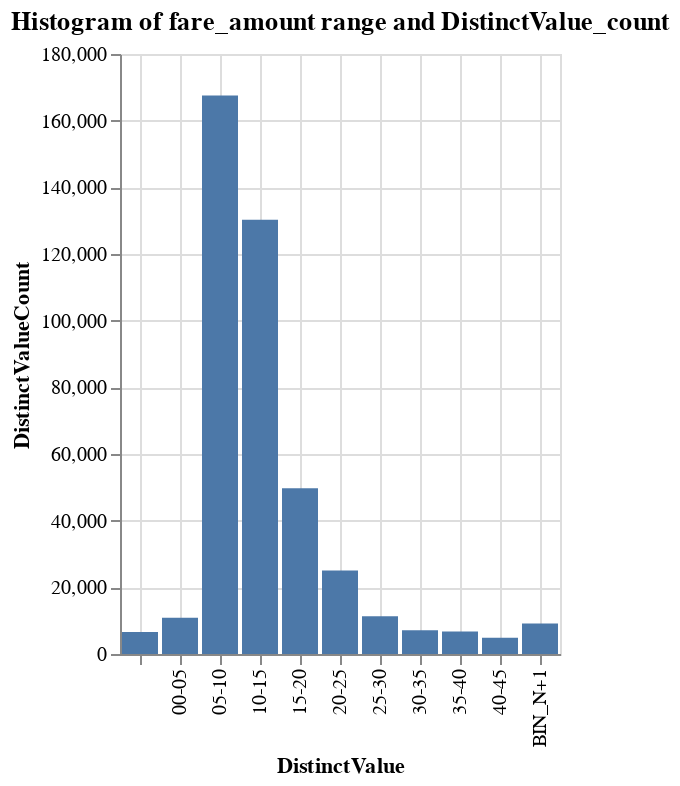

The notebook cell this image was saved under:
### Code cell
%chart x = DistinctValue, y = DistinctValueCount, title = "Histogram of fare_amount range and DistinctValue_count", width = 300

### Figure 1 — Vega-Lite specification as saved in the notebook (floating-point values rounded to 4 significant figures)
{"$schema": "https://vega.github.io/schema/vega-lite/v3.json", "data": {"format": {"type": "csv"}, "values": "\"ColumnName\",\"DistinctValue\",\"DistinctValueCount\"\n\"fare_amount\",\"\",\"6592\"\n\"fare_amount\",\"00-05\",\"10886\"\n\"fare_amount\",\"05-10\",\"167561\"\n\"fare_amount\",\"10-15\",\"130248\"\n\"fare_amount\",\"15-20\",\"49743\"\n\"fare_amount\",\"20-25\",\"25072\"\n\"fare_amount\",\"25-30\",\"11355\"\n\"fare_amount\",\"30-35\",\"7122\"\n\"fare_amount\",\"35-40\",\"6761\"\n\"fare_amount\",\"40-45\",\"4886\"\n\"fare_amount\",\"BIN_N+1\",\"9123\"\n"}, "encoding": {"x": {"axis": {"grid": true, "title": "DistinctValue"}, "field": "DistinctValue", "type": "nominal"}, "y": {"axis": {"grid": true, "title": "DistinctValueCount"}, "field": "DistinctValueCount", "type": "quantitative"}}, "mark": {"color": "#4C78A8", "type": "bar"}, "title": "Histogram of fare_amount range and DistinctValue_count", "width": "300"}
